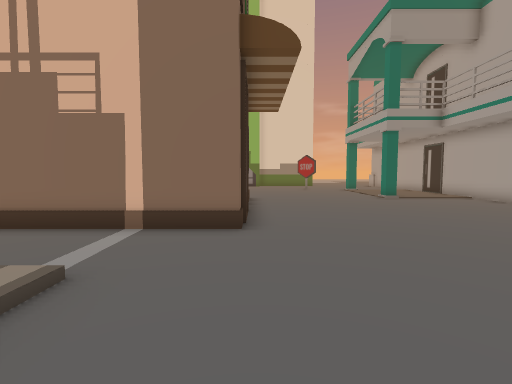
[1] (above)

24 first-person views from a walk through a Unity game level. The camera is 1.2 m above the floor, tilts 4° down and sees 85° across. The floor is counted in squares, 1 m on a side. Each view is taken from the middle of a square. On the plan, view 1 faces up. The plan holds only what a view shows up to about 13 squares ahead; the rest is blank. The place goes on beyond the plan. The player character is not drawn. Door leaves are left out, so doorways stand open.

[2]
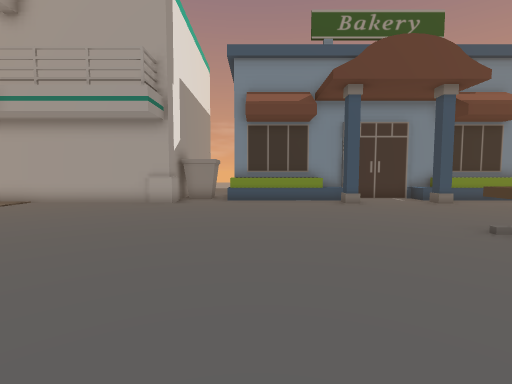

[3]
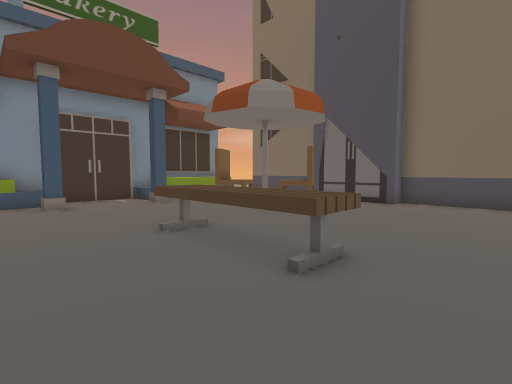

[4]
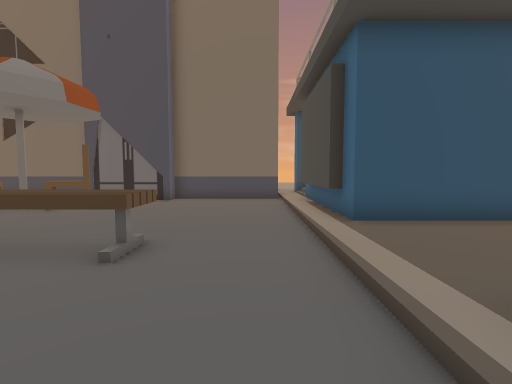

[5]
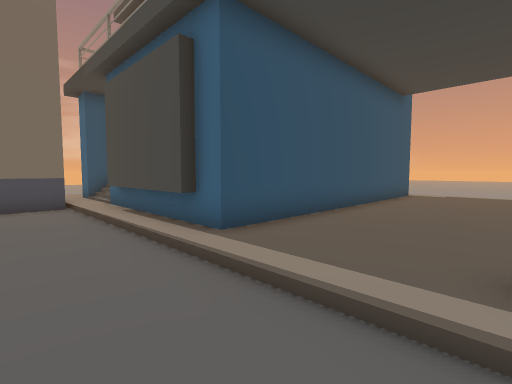

[6]
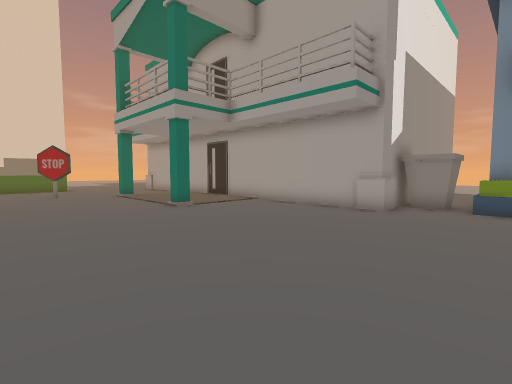

[7]
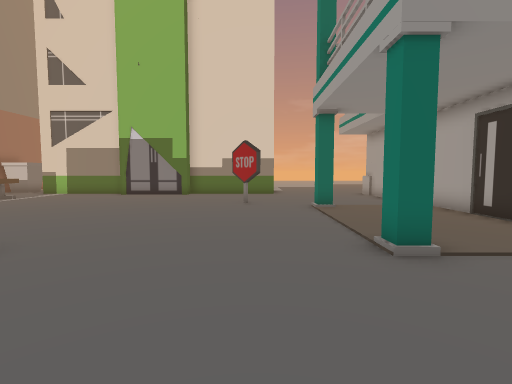

[8]
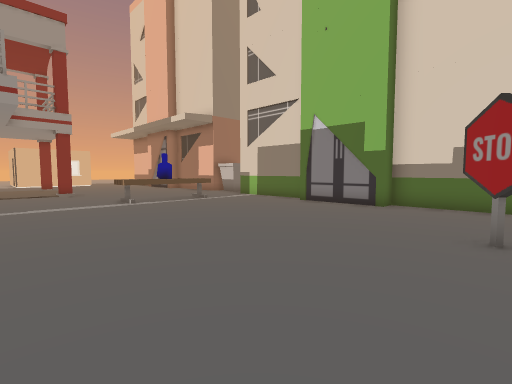

[9]
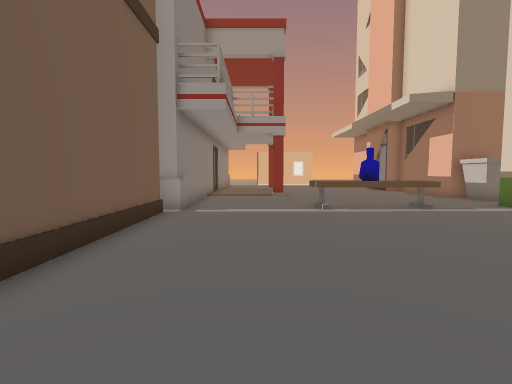

[10]
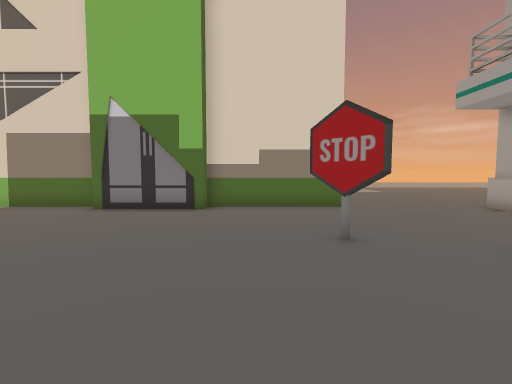

[11]
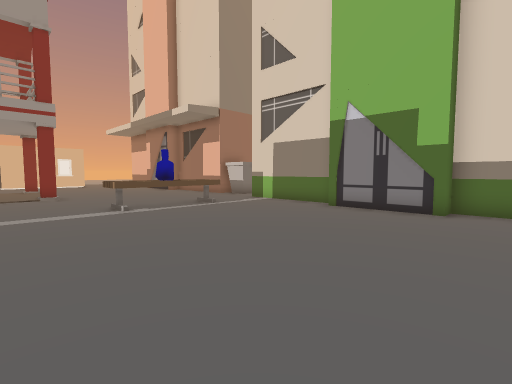

[12]
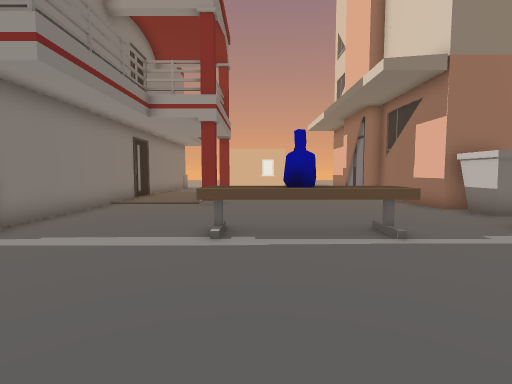

[13]
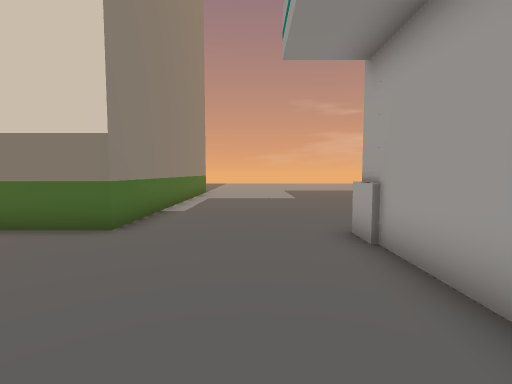

[14]
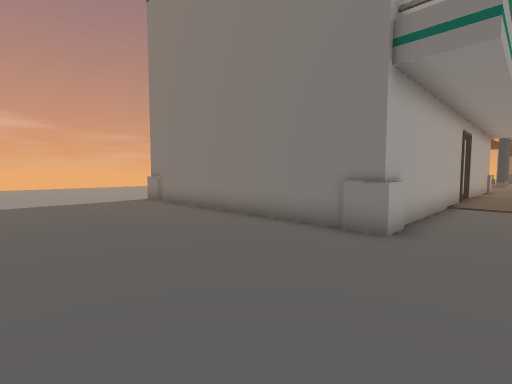

[15]
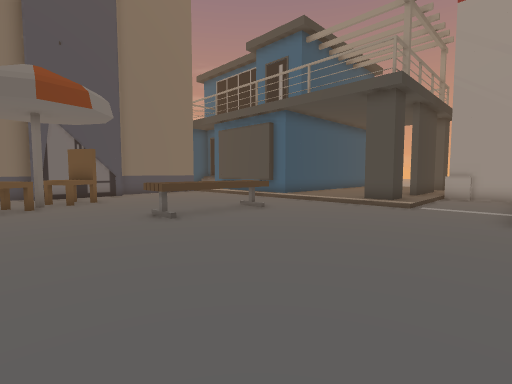

[16]
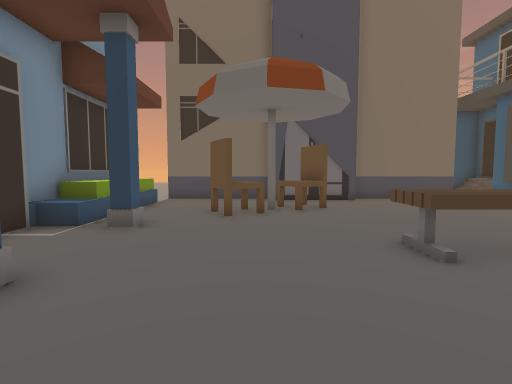

[17]
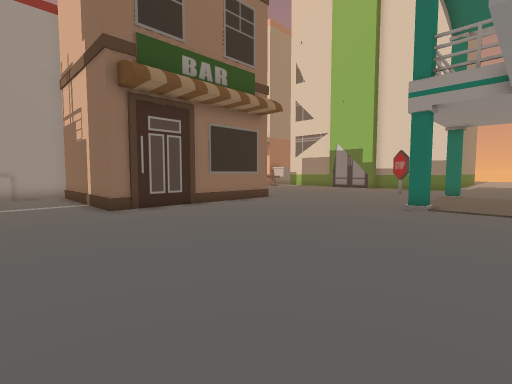

[18]
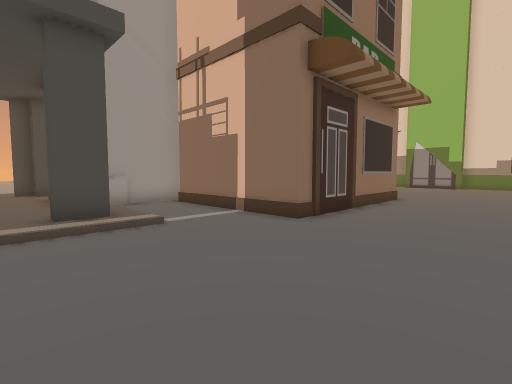

[19]
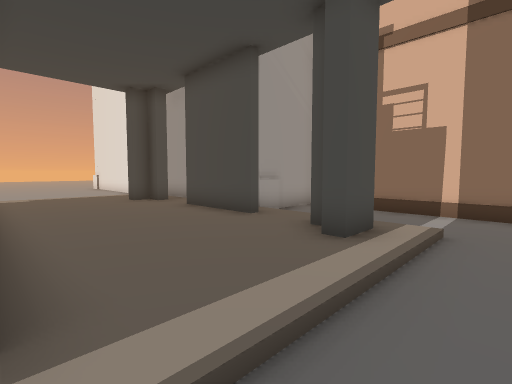

[20]
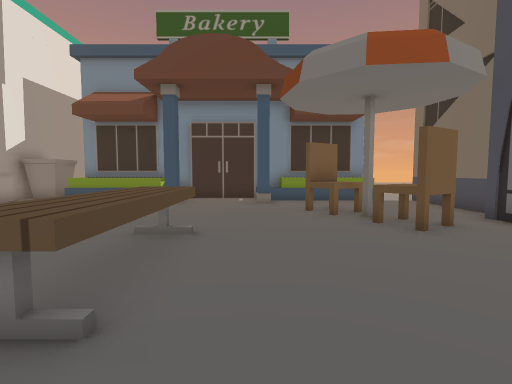

[21]
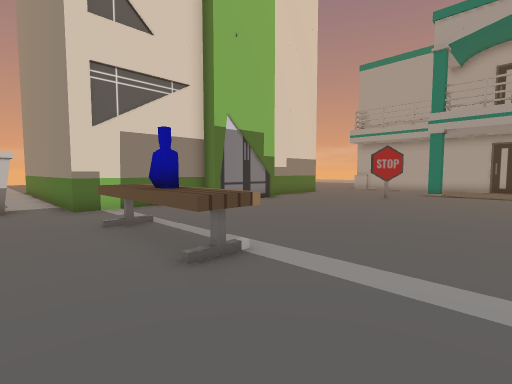

[22]
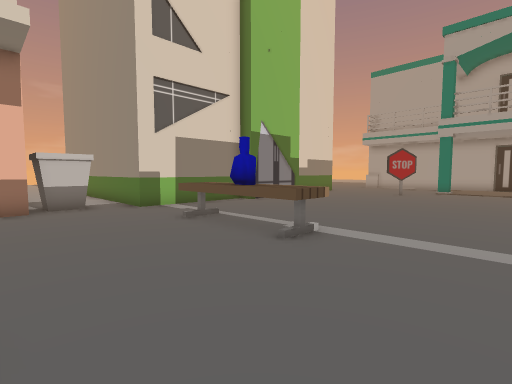

[23]
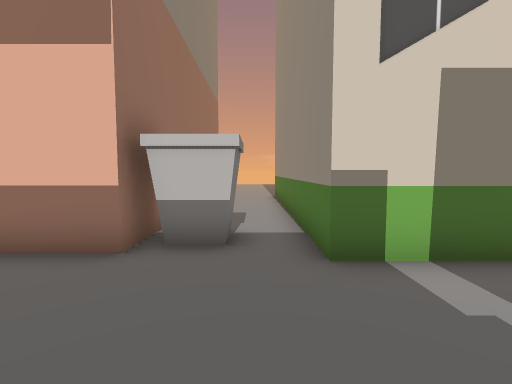

[24]
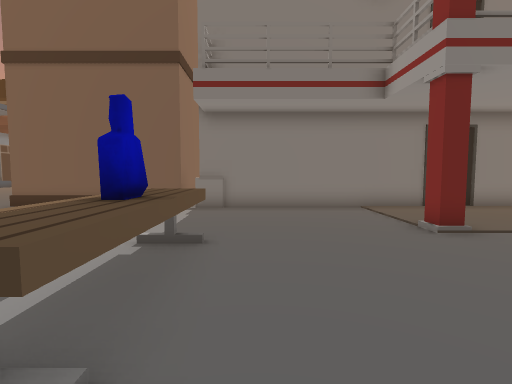

### Floor plan
Key: @ floor where view 1 was taken; # wall or solid block; . main floor; : floor 0.25 m higher than the main floor; / step, stairs or slope; B building; E bench; T bottle; O other object.
Columns run from 14 left of view 1 to 14 right of it. Each row starts with its distance up from view 1.
 31    B..B            B.......
 30    B..B            B.........
 29    B..B            B.........
 28    B..B            B.........
 27    BO.B            B.........
 26    BOOB            B.........
 25 BBBBO.BBBBBB  BBBBBB.........
 24 ...........BBBB.........#####
 23 ........................#
 22 ......EE................#
 21 ......EE................#
 20 ......TT.........OO.....#
 19 ......EE................#
 18 ......EE................#
 17 .#......................#
 16 ........................#
 15 ........................#
 14 ........................#
 13 ###############.....#...#
 12         #     #.........#
 11         #     #.........#
 10         #     #.........#
  9               #.........#
  8               #.........#
  7               #.........#OOO
  6        ########..........OOO.
  5        #................./BBB
  4        #................./B
  3  ###   #/////............/B
  2 ::##:###/:##/............/B
  1 ::::::::::://............/B
  0 ::::::::::::/.@.........B/B
 -1 ::::::::::::/..EEEEE......B
 -2 ::::::::::::/..EEEE.......B
 -3 ############/...........B/B
 -4            #/............/B
 -5            #/........OO../B
 -6            #/......OOOO../B
 -7            #/......OO..../B
 -8            #/............/B
 -9            #/....BBBB.....
-10            :BBBBBB  BBBBBB
-11
-12           ##

Where each view was taken, in squares from view 1:
view 1: 0 up, 0 right, facing up
view 2: 4 up, 1 left, facing right
view 3: 2 up, 1 left, facing down-right
view 4: 3 up, 1 left, facing down
view 5: 1 up, 0 right, facing down-left
view 6: 4 up, 1 right, facing up-right
view 7: 9 up, 4 right, facing up
view 8: 14 up, 4 right, facing up-left
view 9: 16 up, 2 right, facing left
view 10: 15 up, 2 right, facing up
view 11: 15 up, 2 right, facing up-left
view 12: 19 up, 2 left, facing left
view 13: 19 up, 8 right, facing up
view 14: 30 up, 8 right, facing down-right
view 15: 6 up, 8 right, facing down-left
view 16: 3 up, 7 right, facing down
view 17: 3 up, 9 right, facing up-left
view 18: 0 up, 4 right, facing up-left
view 19: 3 down, 1 left, facing up-left
view 20: 3 down, 1 left, facing right
view 21: 15 up, 10 left, facing up-right
view 22: 15 up, 12 left, facing up-right
view 23: 21 up, 9 left, facing up
view 24: 23 up, 9 left, facing down
